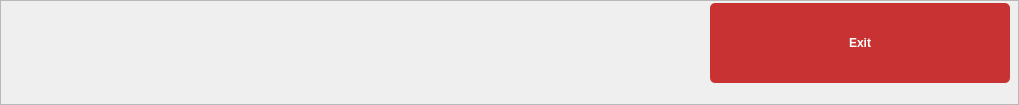
    <widget class="QFrame" name="frame_2">
     <property name="minimumSize">
      <size>
       <width>0</width>
       <height>100</height>
      </size>
     </property>
     <property name="frameShape">
      <enum>QFrame::StyledPanel</enum>
     </property>
     <property name="frameShadow">
      <enum>QFrame::Raised</enum>
     </property>
     <widget class="QLabel" name="messege">
      <property name="geometry">
       <rect>
        <x>16</x>
        <y>10</y>
        <width>16</width>
        <height>16</height>
       </rect>
      </property>
      <property name="text">
       <string/>
      </property>
     </widget>
     <widget class="QWidget" name="layoutWidget">
      <property name="geometry">
       <rect>
        <x>10</x>
        <y>-5</y>
        <width>1000</width>
        <height>96</height>
       </rect>
      </property>
      <layout class="QHBoxLayout" name="horizontalLayout_7">
       <item>
        <widget class="Line" name="line_3">
         <property name="orientation">
          <enum>Qt::Horizontal</enum>
         </property>
        </widget>
       </item>
       <item>
        <spacer name="horizontalSpacer">
         <property name="orientation">
          <enum>Qt::Horizontal</enum>
         </property>
         <property name="sizeHint" stdset="0">
          <size>
           <width>686</width>
           <height>94</height>
          </size>
         </property>
        </spacer>
       </item>
       <item>
        <widget class="QPushButton" name="buttonPasswordReset_Cancel">
         <property name="minimumSize">
          <size>
           <width>300</width>
           <height>80</height>
          </size>
         </property>
         <property name="maximumSize">
          <size>
           <width>16777215</width>
           <height>80</height>
          </size>
         </property>
         <property name="styleSheet">
          <string notr="true">QPushButton{	
background-color : rgb(200, 50, 50);
color:rgb(255, 255, 255);
font: 11pt &quot;Segoe UI&quot;;
font: bold;
border-radius: 5px;}

QPushButton::pressed{background-color :rgb(50, 50,50);}</string>
         </property>
         <property name="text">
          <string>Exit</string>
         </property>
        </widget>
       </item>
      </layout>
     </widget>
    </widget>
